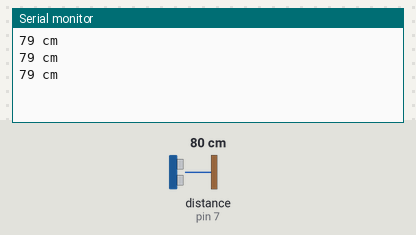
Simulated run of this sketch. Board: Arduino Uno, built with avr-gcc and run on an emulated ATmega328P. Shown: the last lines printed to the serial monitor. Wiring (inferred from the names in the program): ultrasonic range finder: trigger pin 2; echo pin 7. The inputs (shaded band) are chosen by the test bench; at power-on: distance to the obstacle (sensor on pin 7) 80 cm. The echo pulse lasts 58.3 µs per cm.

Above: at 1.3 s.
1.4 s: distance to the obstacle (sensor on pin 7) set to 197 cm
At 2.0 s:
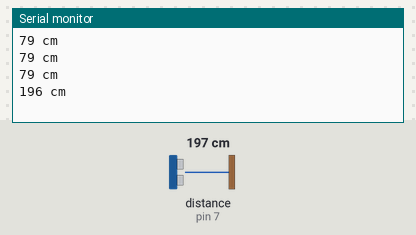
2.9 s: distance to the obstacle (sensor on pin 7) set to 203 cm
At 3.5 s:
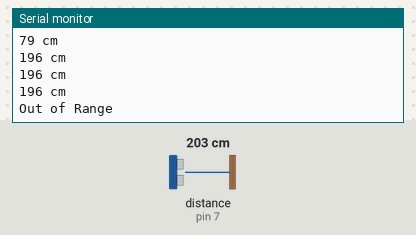

Measured:
- the behaviour switches between 200 and 201 cm on distance to the obstacle (sensor on pin 7) (found by bisection; images 1 and 2)
- after the input at 1.4 s, the serial monitor: prints a new line after 0.13 s (image 1)
- after the input at 2.9 s, the serial monitor: prints a new line after 0.17 s (image 2)

The sketch:

distance_finder.ino
```cpp
//Another way of defining PINS
//#define trigPin 0
//#define echoPin 7

int trigPin=2;
int echoPin=7;
void setup() {
  // put your setup code here, to run once:
Serial.begin(9600);
pinMode(trigPin,OUTPUT);
pinMode(echoPin,INPUT);
}

void loop() {
  // put your main code here, to run repeatedly:
int duration,distance;
int temperature=20;
digitalWrite(trigPin,HIGH);
delayMicroseconds(1000);
digitalWrite(trigPin,LOW);
duration=pulseIn(echoPin,HIGH);
distance=(duration/2)/(1/(((331.5+(0.6*temperature))*100)/1000000));
//distance=duration;
if(distance>=200 || distance<=0) {
  Serial.println("Out of Range");
}
else{
  Serial.print(distance);
  Serial.println(" cm");
}
delay(500);
}
```
